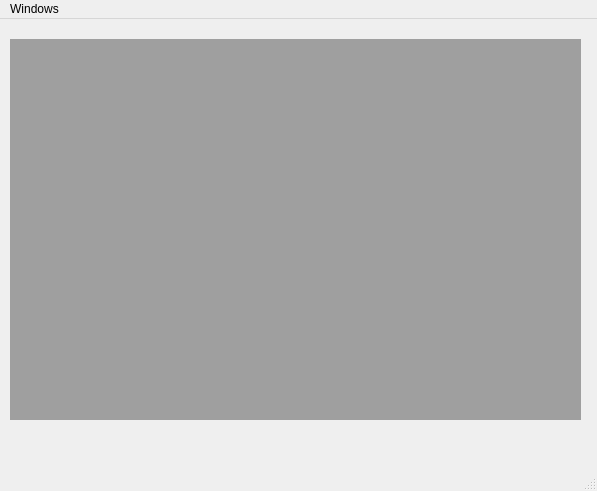
<?xml version="1.0" encoding="UTF-8"?>
<ui version="4.0">
 <class>MainWindow</class>
 <widget class="QMainWindow" name="MainWindow">
  <property name="geometry">
   <rect>
    <x>0</x>
    <y>0</y>
    <width>597</width>
    <height>491</height>
   </rect>
  </property>
  <property name="windowTitle">
   <string>MainWindow</string>
  </property>
  <widget class="QWidget" name="centralwidget">
   <widget class="QMdiArea" name="mdiArea">
    <property name="geometry">
     <rect>
      <x>10</x>
      <y>20</y>
      <width>571</width>
      <height>381</height>
     </rect>
    </property>
    <widget class="QWidget" name="subwindow">
     <property name="windowTitle">
      <string>Subwindow</string>
     </property>
     <widget class="QLabel" name="label">
      <property name="geometry">
       <rect>
        <x>30</x>
        <y>80</y>
        <width>161</width>
        <height>16</height>
       </rect>
      </property>
      <property name="text">
       <string>First Subwindow</string>
      </property>
     </widget>
    </widget>
    <widget class="QWidget" name="subwindow_2">
     <property name="windowTitle">
      <string>Subwindow</string>
     </property>
     <widget class="QLabel" name="label_2">
      <property name="geometry">
       <rect>
        <x>70</x>
        <y>90</y>
        <width>241</width>
        <height>81</height>
       </rect>
      </property>
      <property name="text">
       <string>Second Subwindow</string>
      </property>
     </widget>
    </widget>
   </widget>
  </widget>
  <widget class="QMenuBar" name="menubar">
   <property name="geometry">
    <rect>
     <x>0</x>
     <y>0</y>
     <width>597</width>
     <height>26</height>
    </rect>
   </property>
   <widget class="QMenu" name="menuSubWindow_View">
    <property name="title">
     <string>Windows</string>
    </property>
    <addaction name="actionSubWindow_View"/>
    <addaction name="actionTabbed_View"/>
    <addaction name="actionCascade_View"/>
    <addaction name="actionTile_View"/>
   </widget>
   <addaction name="menuSubWindow_View"/>
  </widget>
  <widget class="QStatusBar" name="statusbar"/>
  <action name="actionSubWindow_View">
   <property name="text">
    <string>SubWindow View</string>
   </property>
  </action>
  <action name="actionTabbed_View">
   <property name="text">
    <string>Tabbed View</string>
   </property>
  </action>
  <action name="actionCascade_View">
   <property name="text">
    <string>Cascade View</string>
   </property>
  </action>
  <action name="actionTile_View">
   <property name="text">
    <string>Tile View</string>
   </property>
  </action>
 </widget>
 <resources/>
 <connections/>
</ui>
